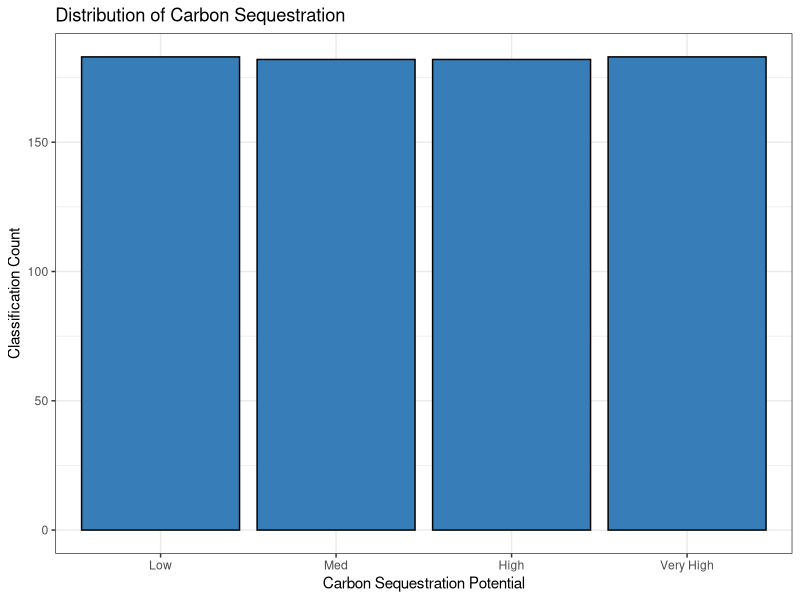
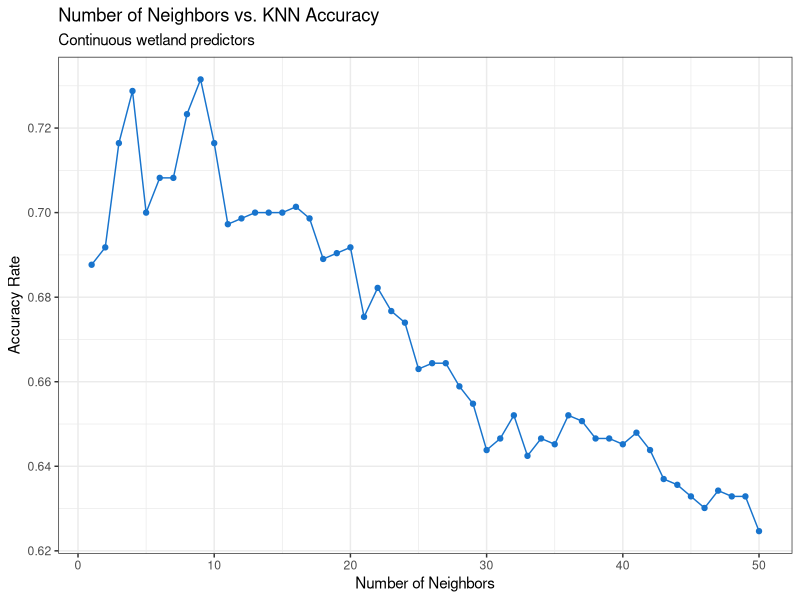
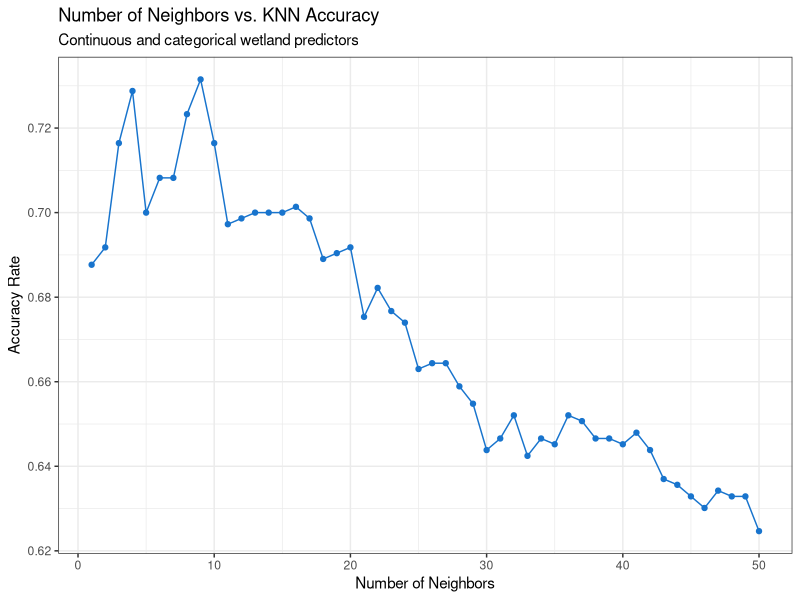
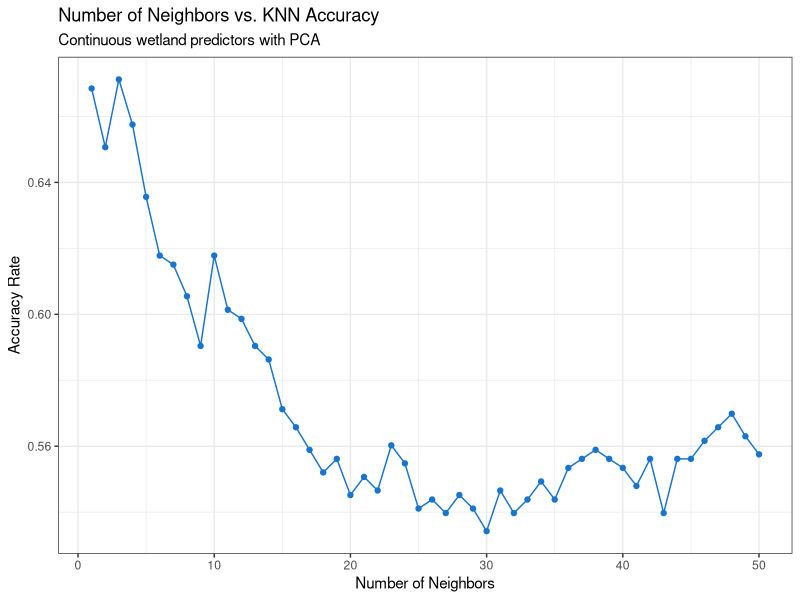
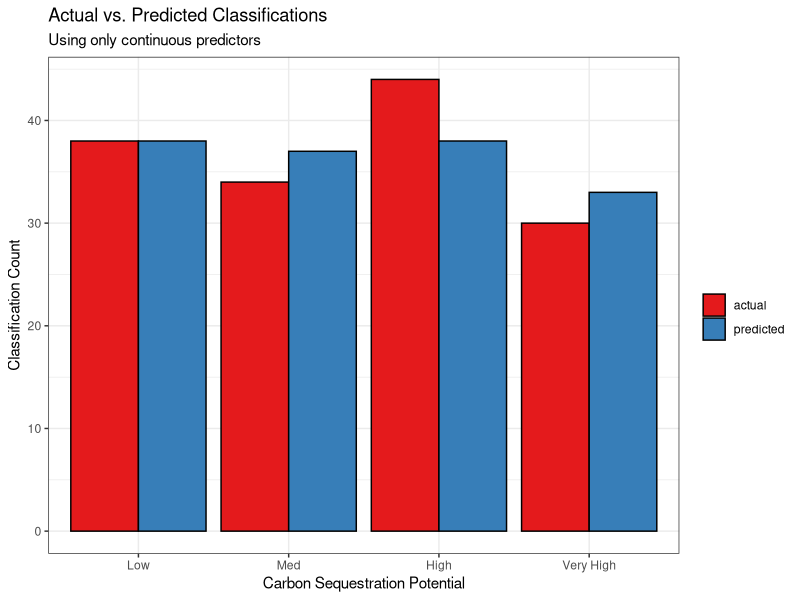
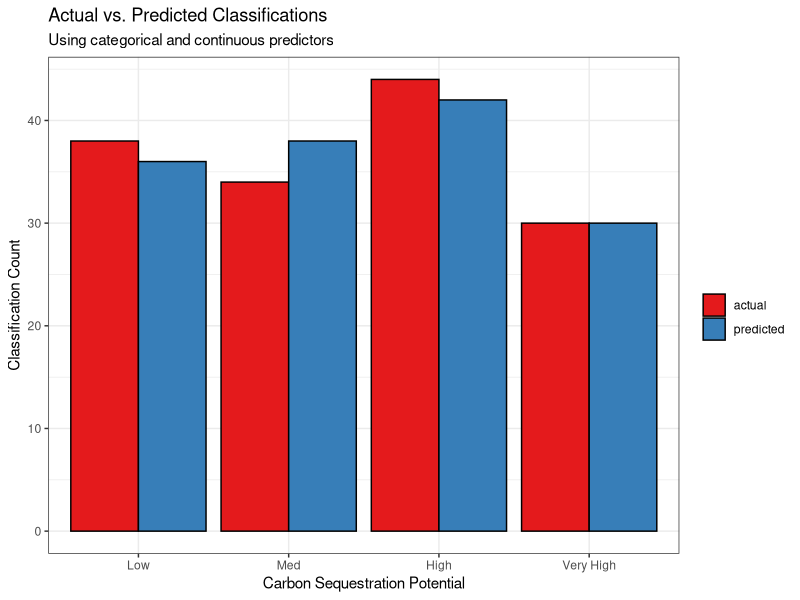
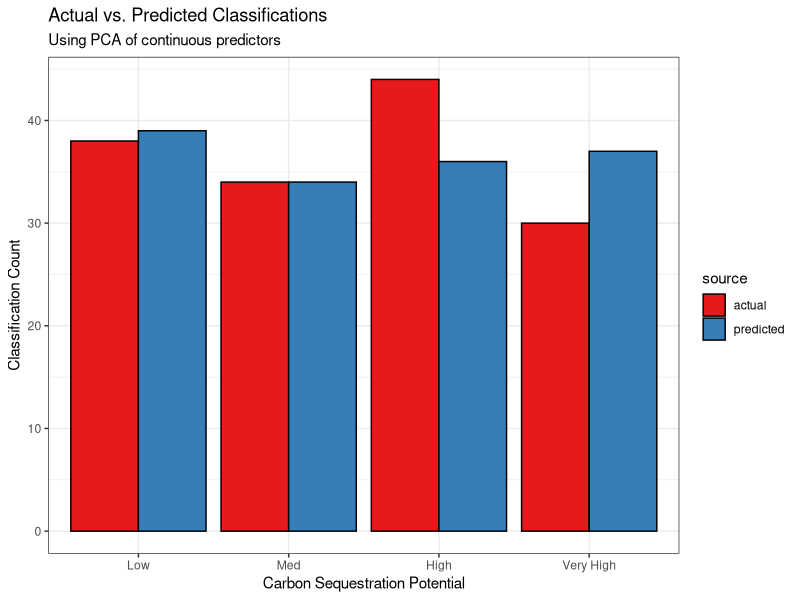
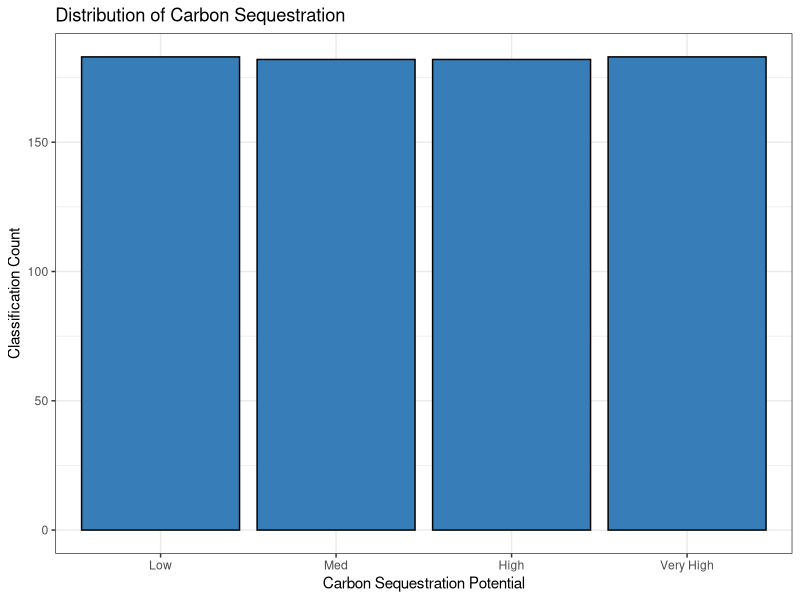

Generate these figures, in order, with R: (Note: this script raises an error after producing the figures.)
# Preamble ----
# This program uses environmental parameters to predict the potential of 
# wetland environments in the Pacific Northwest as carbon sinks using KNN
# classification.
#
# Author: Pat McCornack
# Date: 12/12/2022
#
# Data sourced from:
# Boone Kauffman, J., et al. Dataset: Carbon Stocks in 
# Seagrass Meadows, Emergent Marshes, and Forested Tidal Swamps of the Pacific
# Northwest. 2, Smithsonian Environmental Research Center, 11 Aug. 2020,
# doi:10.25573/serc.12640172.v2. 
# ----

# Load in Libraries
library(tidyverse)
library(dplyr)
library(zoo)
library(ggplot2)
library(class)
library(lattice)
library(caret)

## User Defined Functions ----
# min.max.norm used to normalize data using min-max normalization
min.max.norm <- function(x) {
  y <- (x - min(x)) / (max(x) - min(x))   
  return(y)
}

## Data Pre-Processing ---- 
# Shape the data into a dataframe that will be used to create classifications

# Read in data
setwd('../data/')
depth.series <- read_csv("kauffman_et_al_2020_depthseries.csv", show_col_types = F)
cores <- read_csv("kauffman_et_al_2020_cores.csv", show_col_types = F)

# Subset each dataframe to relevant variables
depth.series <- select(depth.series, -'depth_min', -'depth_max',
                       -'depth_interval_notes', -'representative_depth_max')
cores <- select(cores, 3, 9, 13, 16, 19:20)


# Remove observations with NAs from core dataframe
cores <- mutate(cores, core_elevation = na.approx(core_elevation))  # Interpolate where possible
cores <- na.omit(cores)  # Remove the rest


# Merge datasets and create factor variables
df <- merge(cores, depth.series, by = 'core_id')
df$vegetation_class <- as.factor(df$vegetation_class)
df$salinity_class <- as.factor(df$salinity_class)

## Create classes out of fraction_carbon - this will be response
fc.summary <- summary(df$fraction_carbon)
df$carbon_class <- cut(df$fraction_carbon,
                       breaks = c(0, fc.summary[2], fc.summary[3], fc.summary[5], 1),
                       labels = c('Low', 'Med', 'High', 'Very High'))

# Normalize the data using min-max normalization
df <- df %>% mutate_at(min.max.norm,
                       .vars = vars(core_elevation, porewater_salinity, pH,
                                    dry_bulk_density, representative_depth_min))


## Plot the class distribution

ggplot(data = df, aes(x = carbon_class)) +
  geom_bar(color = "black", fill = "#377eb8") +
  labs(title = "Distribution of Carbon Sequestration ",
       x = 'Carbon Sequestration Potential',
       y = 'Classification Count') +
  theme_bw() 

ggsave('./plots/true_class_distribution.jpg',  width = 4.5, height = 3.00)

## CV of multiple models ----
# The number of neighbors is chosen using cross-validation

knn.labels <- select(df, carbon_class)

# Continous variables only:
knn.cont <- select(df, c(core_elevation, porewater_salinity, pH,
                         dry_bulk_density, representative_depth_min))

# With categorical variables as dummies
knn.d.predictors <- select(df, c(-core_id, -study_id, -site_id, -carbon_class, -fraction_carbon))

# Encode the dummy variables
dummies <- dummyVars(~., data=knn.d.predictors)
knn.d.predictors <- data.frame(predict(dummies, knn.d.predictors))


# Cross-validation
k.fold <- 5  # Number of folds
k.neighbor <- c(1:50)
ncv <- ceiling(nrow(knn.cont) / k.fold)  # Number of observations per fold
cv.ind <- rep(1:k.fold, ncv)  # Used to assign observations to folds
set.seed(1234)
cv.ind.rand <- sample(cv.ind, nrow(knn.cont)) # Randomize the folds

cv.accuracy <- c() # Tracks results of each round of cross-validation
k.accuracy <- c() # Tracks results of KNN with each # neighbors 

cv.d.accuracy <- c() # Cross-validation with dummy variables
k.d.accuracy <- c() # Number neighbors with dummy variables

# CV Loop
for(i in k.neighbor){  # For each number of neighbors 
  for(j in 1:k.fold){  # For each fold
    set.seed(1234)
    # Continuous model
    knn.train.pred <- knn.cont[cv.ind.rand != j, ]  # Training dataset
    knn.test.pred <- knn.cont[cv.ind.rand == j, ]  # Testing dataset
    
    # With categorical model
    knn.d.train.pred <- knn.d.predictors[cv.ind.rand != j, ]  # Training dataset
    knn.d.test.pred <- knn.d.predictors[cv.ind.rand == j, ]  # Testing dataset
   
    knn.train.lab <- knn.labels[cv.ind.rand != j, ]
    knn.test.lab <- knn.labels[cv.ind.rand == j, ]
    
    # Continuous KNN model
    label.pred <- knn(knn.train.pred, knn.test.pred, knn.train.lab, k = i) 
    
    # Categorical KNN model
    label.d.pred <- knn(knn.d.train.pred, knn.d.test.pred, knn.train.lab, k = i)
    
    # Number correct over total number observations
    accuracy <- (sum(diag(table(knn.test.lab, label.pred)))) / length(knn.test.lab)
    accuracy.d <- (sum(diag(table(knn.test.lab, label.d.pred)))) / length(knn.test.lab)
    cv.accuracy[j] <- accuracy
    cv.d.accuracy[j] <- accuracy.d
  }
  k.accuracy[i] <- mean(cv.accuracy) 
  k.d.accuracy[i] <- mean(cv.d.accuracy)
}

# Gather results
results <- data.frame(rbind(max(k.accuracy), which.max(k.accuracy)), row.names = c('max.accuracy','max.neighbors'))
colnames(results)[1] <- 'KNN.continuous'
results$KNN.all <- c(max(k.d.accuracy), which.max(k.d.accuracy))

# Label results using optimal model
label.pred <- knn(knn.train.pred, knn.test.pred, knn.train.lab, k = which.max(k.accuracy)) 
knn.cont.labels <- data.frame(actual = knn.test.lab, predicted = label.pred)
knn.cont.labels <- pivot_longer(knn.cont.labels, cols = c('actual', 'predicted'), names_to = 'source', values_to = 'class')


label.d.pred <- knn(knn.d.train.pred, knn.d.test.pred, knn.train.lab, k = which.max(k.d.accuracy))
knn.all.labels <- data.frame(actual = knn.test.lab, predicted = label.d.pred)
knn.all.labels <- pivot_longer(knn.all.labels, cols = c('actual', 'predicted'), names_to = 'source', values_to = 'class')

error <- data.frame(k.neighbor, k.accuracy)
ggplot(data = error, aes(x=k.neighbor, y = k.accuracy)) +
  geom_point(color = 'dodgerblue3') +
  geom_line(color = 'dodgerblue3') + 
  labs(title = 'Number of Neighbors vs. KNN Accuracy',
       subtitle = 'Continuous wetland predictors',
       x = 'Number of Neighbors',
       y = 'Accuracy Rate') +
  theme_bw()
ggsave('./plots/num_neighbors/continous_KNN.jpg', width = 4.5, height = 3.00)

error.d <- data.frame(k.neighbor, k.d.accuracy)
ggplot(data = error.d, aes(x=k.neighbor, y = k.accuracy)) +
  geom_point(color = 'dodgerblue3') +
  geom_line(color = 'dodgerblue3') + 
  labs(title = 'Number of Neighbors vs. KNN Accuracy',
       subtitle = 'Continuous and categorical wetland predictors',
       x = 'Number of Neighbors',
       y = 'Accuracy Rate') +
  theme_bw()
ggsave('./plots/num_neighbors/all_KNN.jpg', width = 4.5, height = 3.00)

## CV of continuous data with PCA ----
# The number of neighbors is chosen using cross-validation

knn.labels <- select(df, carbon_class)

# Perform PCA on the training data
# Over 95% of variance is explained by first 3 PCs 
knn.cont <- select(df, c(core_elevation, porewater_salinity, pH,
                         dry_bulk_density, representative_depth_min))
knn.cont <- prcomp(knn.cont, center = FALSE, scale = FALSE)
summary(knn.cont)
knn.cont <- knn.cont$x[,1:3]

# Cross-validation
k.fold <- 5  # Number of folds
k.neighbor <- c(1:50)
ncv <- ceiling(nrow(knn.cont) / k.fold)  # Number of observations per fold
cv.ind <- rep(1:k.fold, ncv)  # Used to assign observations to folds
set.seed(1234)
cv.ind.rand <- sample(cv.ind, nrow(knn.cont)) # Randomize the folds

cv.accuracy <- c() # Tracks results of each round of cross-validation
k.accuracy <- c() # Tracks results of KNN with each # neighbors 

# CV Loop
for(i in k.neighbor){  # For each number of neighbors 
  for(j in 1:k.fold){  # For each fold
    set.seed(1234)
    # Continuous model
    knn.train.pred <- knn.cont[cv.ind.rand != j, ]  # Training dataset
    knn.test.pred <- knn.cont[cv.ind.rand == j, ]  # Testing dataset
    
    knn.train.lab <- knn.labels[cv.ind.rand != j, ]
    knn.test.lab <- knn.labels[cv.ind.rand == j, ]
    
    # Continuous KNN model
    label.pred <- knn(knn.train.pred, knn.test.pred, knn.train.lab, k = i) 

    # Number correct over total number observations
    accuracy <- (sum(diag(table(knn.test.lab, label.pred)))) / length(knn.test.lab)
    cv.accuracy[j] <- accuracy

  }
  k.accuracy[i] <- mean(cv.accuracy) 
}

error.pca <- data.frame(k.neighbor, k.accuracy)
ggplot(data = error.pca, aes(x=k.neighbor, y = k.accuracy)) +
  geom_point(color = 'dodgerblue3') +
  geom_line(color = 'dodgerblue3') + 
  labs(title = 'Number of Neighbors vs. KNN Accuracy',
       subtitle = 'Continuous wetland predictors with PCA',
       x = 'Number of Neighbors',
       y = 'Accuracy Rate') +
  theme_bw()
ggsave('./plots/num_neighbors/pca_KNN.jpg', width = 4.5, height = 3.00)

# Gather Results
results$KNN.PCA.cont <- c(max(k.accuracy), which.max(k.accuracy))

label.pred <- knn(knn.train.pred, knn.test.pred, knn.train.lab, k = which.max(k.accuracy)) 
knn.pca.labels <- data.frame(actual = knn.test.lab, predicted = label.pred)
knn.pca.labels <- pivot_longer(knn.pca.labels, cols = c('actual', 'predicted'), names_to = 'source', values_to = 'class')


## Visually analyze all results ----
ggplot(data = knn.cont.labels, aes(x = class, fill = source)) +
  geom_bar(position = 'dodge', color = "black") +
  scale_fill_brewer(palette = 'Set1') +
  labs(title = "Actual vs. Predicted Classifications",
       subtitle = "Using only continuous predictors",
       x = 'Carbon Sequestration Potential',
       y = 'Classification Count') +
  theme_bw() +
  guides(fill=guide_legend(""))
ggsave('./plots/predictions/continous_predictions.jpg', width = 4.5, height = 3.00)

ggplot(data = knn.all.labels, aes(x = class, fill = source)) +
  geom_bar(position = 'dodge', color = "black") +
  scale_fill_brewer(palette = 'Set1') +
  labs(title = "Actual vs. Predicted Classifications",
       subtitle = "Using categorical and continuous predictors",
       x = 'Carbon Sequestration Potential',
       y = 'Classification Count') +
  theme_bw() +
  guides(fill=guide_legend(""))
ggsave('./plots/predictions/all_predictions.jpg', width = 4.5, height = 3.00)

ggplot(data = knn.pca.labels, aes(x = class, fill = source)) +
  geom_bar(position = 'dodge', color = "black") +
  scale_fill_brewer(palette = 'Set1') +
  labs(title = "Actual vs. Predicted Classifications",
       subtitle = "Using PCA of continuous predictors",
       x = 'Carbon Sequestration Potential',
       y = 'Classification Count') +
  theme_bw()
ggsave('./plots/predictions/pca_predictions.jpg', width = 4.5, height = 3.00)

# Export results 
write.csv(results, '../products/results.csv', row.names = T)

